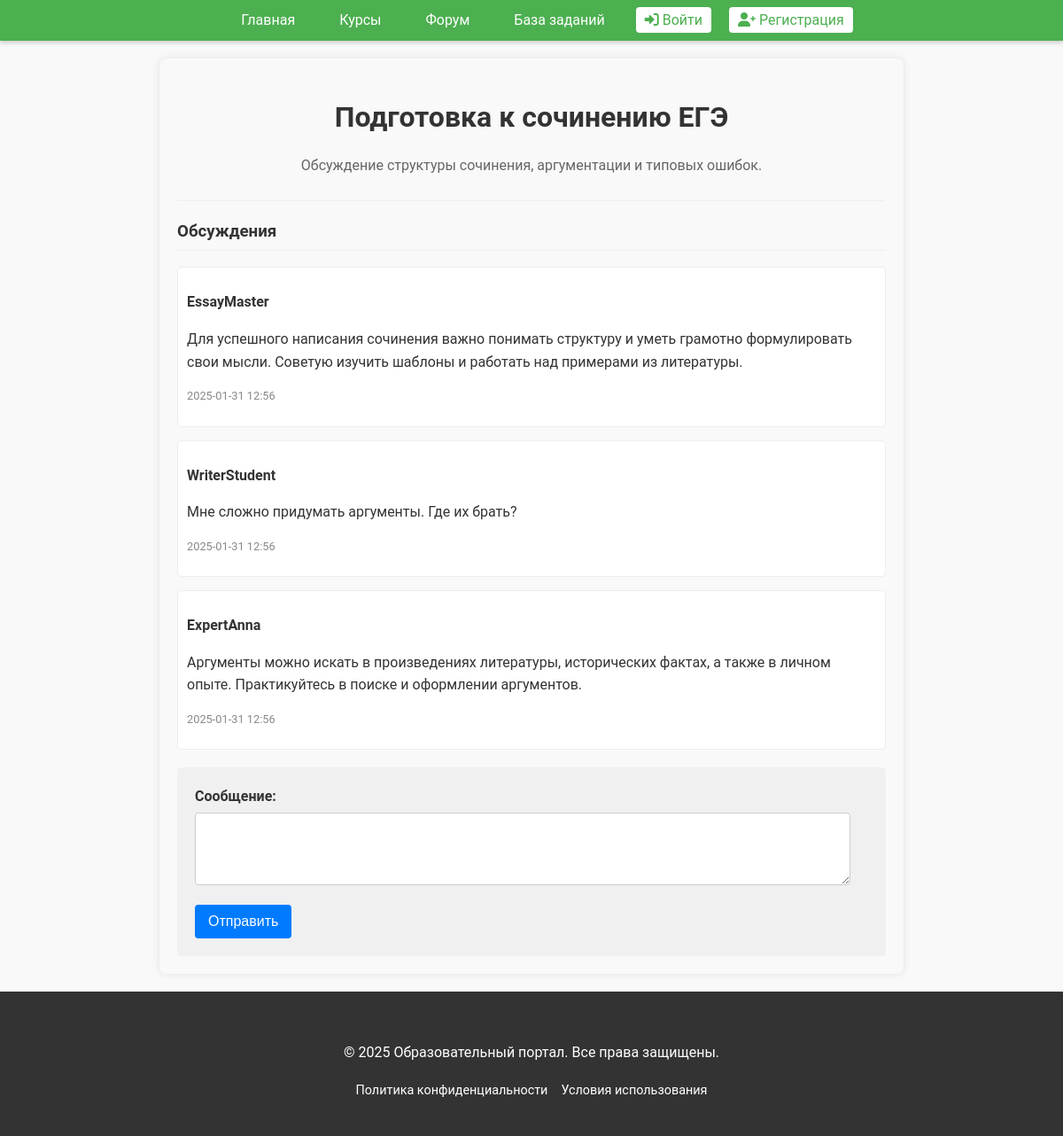
The page /forum/topic/4?sid= on the database its author committed.
### tables this page shows
CREATE TABLE themes (
            id INTEGER PRIMARY KEY AUTOINCREMENT,
            title TEXT NOT NULL,
            description TEXT,
            url TEXT NOT NULL,
            created_at TIMESTAMP DEFAULT CURRENT_TIMESTAMP
        );

CREATE TABLE post (
            id INTEGER PRIMARY KEY AUTOINCREMENT,
            theme_id INTEGER NOT NULL,
            author TEXT NOT NULL,
            content TEXT NOT NULL,
            created_at TIMESTAMP DEFAULT CURRENT_TIMESTAMP
        );

### forum_main_page.py (the view)
@app.route('/forum/topic/<theme_id>', methods=['GET', 'POST'])
def show_theme(theme_id):
    if request.method == 'POST':
        au = request.form['author']
        cont = request.form['content']
        add_new_message(theme_id, au, cont)
    theme = get_theme_by_id(theme_id)
    posts = get_messages_by_theme_id(theme_id)
    return render_template('theme_page.html', theme=theme, posts=posts)

### get_themebyid.py (called while the page is built)
def get_theme_by_id(theme_id):
    conn = sqlite3.connect('forum.db')
    cursor = conn.cursor()
    cursor.execute("SELECT id, title, description, url FROM themes WHERE id=?", (theme_id,))
    theme = cursor.fetchone()
    conn.close()
    if theme:
        return list(theme)  # Convert the tuple to a list
    else:
        return []  # Return an empty list if no theme found

def get_messages_by_theme_id(theme_id):
    conn = sqlite3.connect('forum.db')
    cursor = conn.cursor()
    cursor.execute(
        "SELECT author, content, created_at FROM post WHERE theme_id = ? ORDER BY created_at",
        (theme_id,),
    )
    posts = cursor.fetchall()
    conn.close()
    return posts

### templates/theme_page.html (shortened to what this page needs)
{% extends 'base.html' %}
{% block content %}
<html lang="ru">
<head>
    <link rel="stylesheet" href="../../static/css/index.css">
    <link rel="stylesheet" href="../../static/css/forum.css">
</head>
<body>
<div class="theme-container">
    <div class="theme-header">
        <h1>{{ theme[1] }}</h1>
        <p>{{ theme[2] }}</p>
    </div>
    <div class="theme-content">
        <h3>Обсуждения</h3>
        {% for post in posts %}
        <div class="post">
            <p><strong>{{post[0]}}</strong></p>
            <p>{{ post[1] }}</p>
            <p class="created-at">{{ post[2][:-3]}}</p>
        </div>
        {% endfor %}
        <div class="new-post-form">
            <form method="post">
                <div class="form-group">
                    <label for="content">Сообщение:</label>
                    <textarea id="content" name="content" rows="4" required></textarea>
                </div>
                <button type="submit" class="btn-submit">Отправить</button>
            </form>
        </div>
    </div>
</div>
</body>
</html>
{% endblock %}

### static/css/index.css (style rules this page uses)
body { font-family: 'Roboto', sans-serif; margin: 0; padding: 0; background-color: #f9f9f9; color: #333; line-height: 1.6; height: 100%; display: flex; flex-direction: column; min-height: 100vh; }
.form-group { margin-bottom: 25px; }

### static/css/forum.css (style rules this page uses)
.theme-container { max-width: 800px; margin: 20px auto; padding: 20px; background-color: #f9f9f9; border-radius: 8px; box-shadow: 0 0 10px rgba(0, 0, 0, 0.1); }
.theme-header { border-bottom: 1px solid #eee; padding-bottom: 10px; margin-bottom: 20px; text-align: center; }
.theme-header h1 { margin-bottom: 10px; color: #333; text-align: center; }
.theme-header p { color: #666; text-align: center; }
.theme-content h3 { border-bottom: 1px solid #eee; padding-bottom: 5px; }
.post { margin-top: 15px; padding: 10px; background-color: white; border: 1px solid #eee; border-radius: 5px; }
.new-post-form { background-color: #f0f0f0; padding: 20px; margin-top: 20px; border-radius: 5px; }
.form-group { margin-bottom: 15px; }
.form-group label { display: block; margin-bottom: 5px; font-weight: bold; }
.form-group input, .form-group textarea { width: calc(100% - 20px); padding: 10px; border: 1px solid #ccc; border-radius: 4px; box-sizing: border-box; }
.btn-submit { background-color: #007bff; color: white; padding: 10px 15px; border: none; border-radius: 4px; cursor: pointer; font-size: 1em; transition: background-color 0.3s; }
.post .created-at { font-size: 0.8em; color: #888; margin-top: 5px; }

### rows shown on the page
themes: title "Подготовка к сочинению ЕГЭ", description "Обсуждение структуры сочинения, аргументации и типовых ошибок."
post: author "EssayMaster", content "Для успешного написания сочинения важно понимать структуру и уметь грамотно формулировать свои мысли. Советую изучить шаблоны и работать над примерами из литературы.", created_at "2025-01-31 12:56"
post: author "WriterStudent", content "Мне сложно придумать аргументы. Где их брать?", created_at "2025-01-31 12:56"
post: author "ExpertAnna", content "Аргументы можно искать в произведениях литературы, исторических фактах, а также в личном опыте. Практикуйтесь в поиске и оформлении аргументов.", created_at "2025-01-31 12:56"
